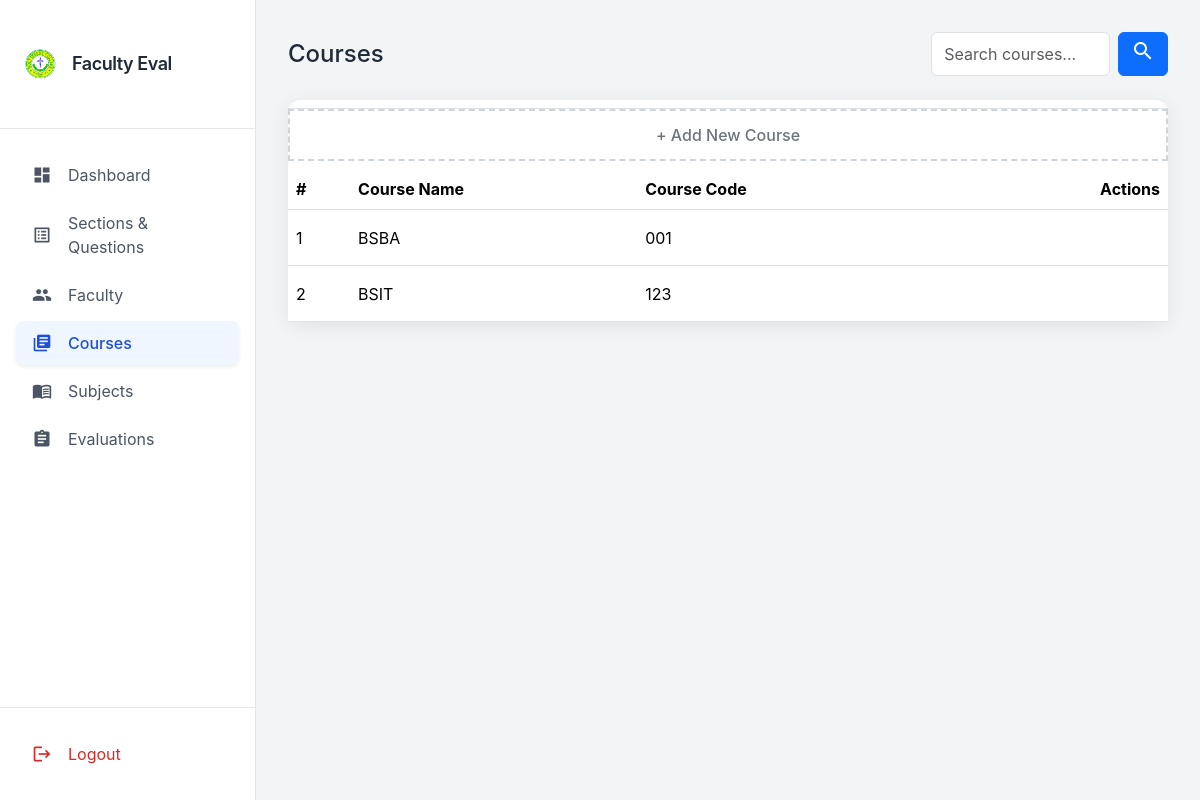
Page /courses/ on the committed database.
### evaluation/models.py (models this page shows, shortened)
class Course(models.Model):
    name = models.CharField(max_length=100, unique=True)
    code = models.CharField(max_length=20, blank=True, null=True)

### evaluation/views.py (the view)
# urls.py: path('courses/', views.courses_list, name='courses_list'),
def courses_list(request):
    query = request.GET.get('q', '')
    courses_qs = Course.objects.all()
    if query:
        courses_qs = courses_qs.filter(name__icontains=query)
    paginator = Paginator(courses_qs.order_by('name'), 15)
    page_number = request.GET.get('page')
    page_obj = paginator.get_page(page_number)
    return render(request, 'admins/courses_list.html', {
        'courses': page_obj.object_list,
        'page_obj': page_obj,
        'is_paginated': page_obj.has_other_pages(),
        'query': query,
    })

### templates/admins/courses_list.html (shortened to what this page needs)
{% extends 'admins/base.html' %}
{% block extra_head %}
<link href="https://cdn.jsdelivr.net/npm/bootstrap@5.3.2/dist/css/bootstrap.min.css" rel="stylesheet">
{% endblock %}
{% block content %}
<div class="container-fluid p-3">
    <div class="d-flex flex-column flex-md-row justify-content-between gap-3 mb-4 align-items-center">
        <h2 class="h4 mb-0 w-full text-left">Courses</h2>
        <div class="d-flex gap-2 flex-wrap">
            <form method="GET" class="d-flex gap-2 flex-grow-1">
                <input type="text" name="q" value="{{ request.GET.q }}" class="form-control" placeholder="Search courses...">
                <button class="btn btn-primary">
                    <span class="material-icons">search</span>
                </button>
            </form>
        </div>
    </div>
    <div class="dashboard-card p-0 d-none d-md-block">
        <div class="table-responsive">
            <table class="table table-hover align-middle mb-0 text-nowrap">
                <thead>
                    <tr>
                        <th>#</th>
                        <th>Course Name</th>
                        <th>Course Code</th>
                        <th class="text-end">Actions</th>
                    </tr>
                </thead>
                <tbody>
                    {% for course in courses %}
                    <tr>
                        <td>{{ forloop.counter }}</td>
                        <td>{{ course.name }}</td>
                        <td>{{ course.code|default:"-" }}</td>
                        <td class="text-end">
                        </td>
                    </tr>
                    {% empty %}
                    <tr>
                        <td colspan="4" class="text-center text-muted">No courses found.</td>
                    </tr>
                    {% endfor %}
                    <div class="border-top border-dashed mt-2">
                        <div class="list-group-item add-ghost text-center" data-bs-toggle="modal" data-bs-target="#addCourseModal">
                            + Add New Course
                        </div>
                    </div>
                </tbody>
            </table>
        </div>
    </div>
</div>
{% endblock %}

### templates/admins/courses_list.html (style rules this page uses)
body { background-color: #f5f6fa; font-family: 'Inter', sans-serif; }
.dashboard-card { background: #fff; border-radius: 12px; box-shadow: 0 4px 20px rgba(0,0,0,0.08); transition: all 0.3s ease; }
.table-hover tbody tr { transition: all 0.3s ease; }
.add-ghost { cursor: pointer; color: #6c757d; border: 2px dashed #ced4da; border-top: 2px dashed #ced4da !important; text-align: center; transition: all 0.2s ease; padding: 12px 0; border-radius: 8px; font-weight: 500; }
.list-group-item { border-radius: 8px; margin-bottom: 8px; transition: all 0.2s; }

### rows in the picture
Course: name "BSBA", code "001"
Course: name "BSIT", code "123"
